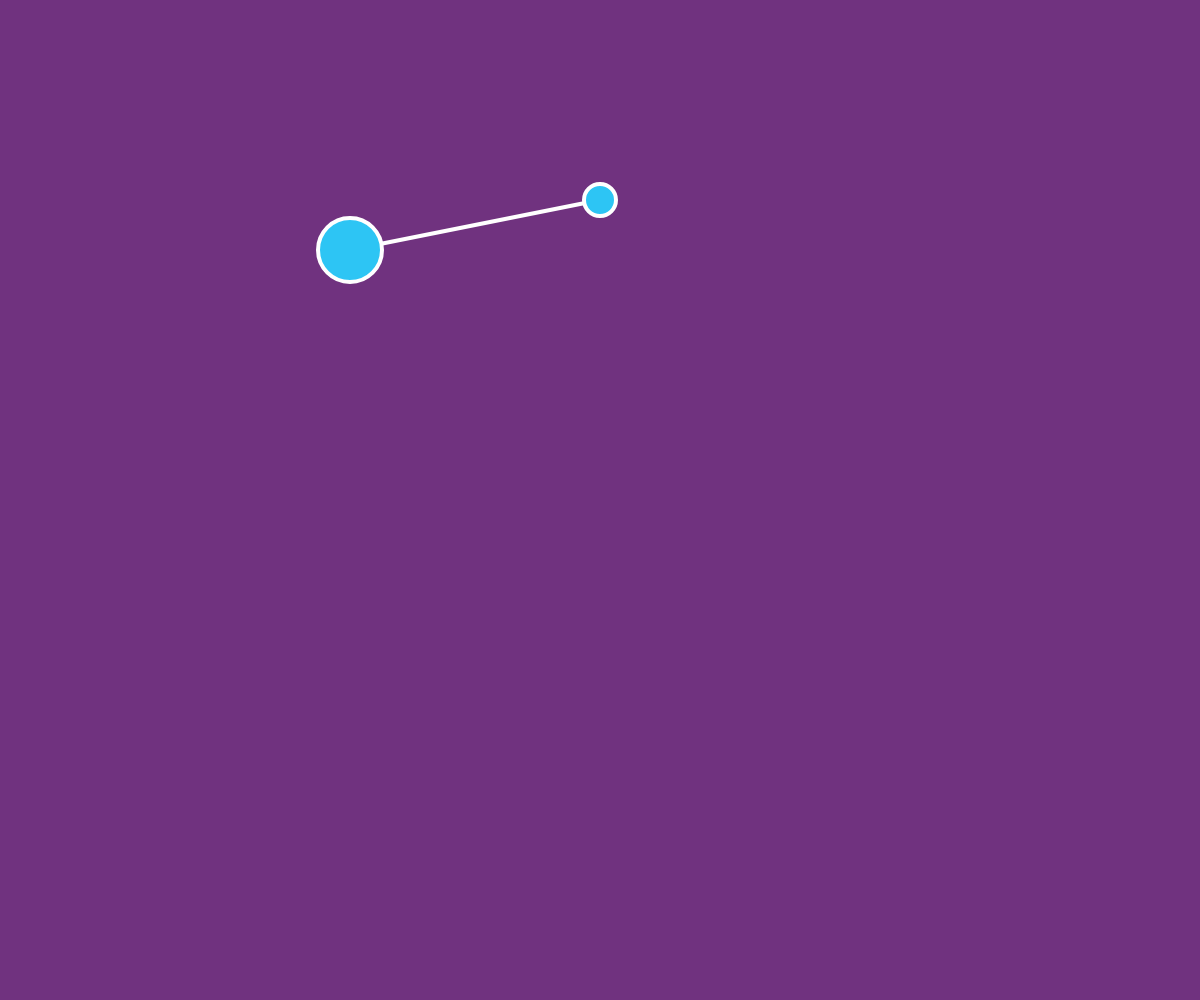
Frame 1 (no input)
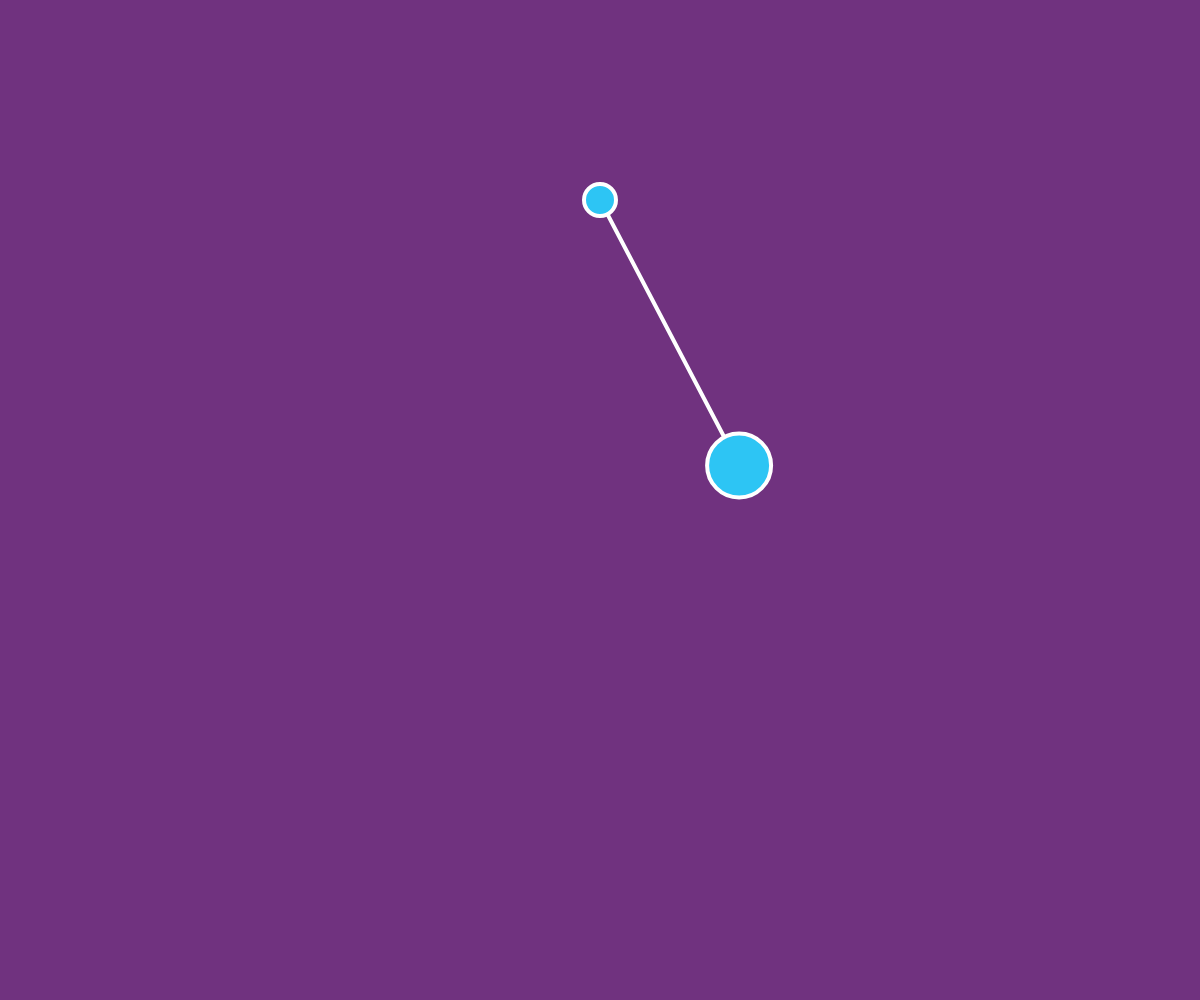
Frame 60 (no input)
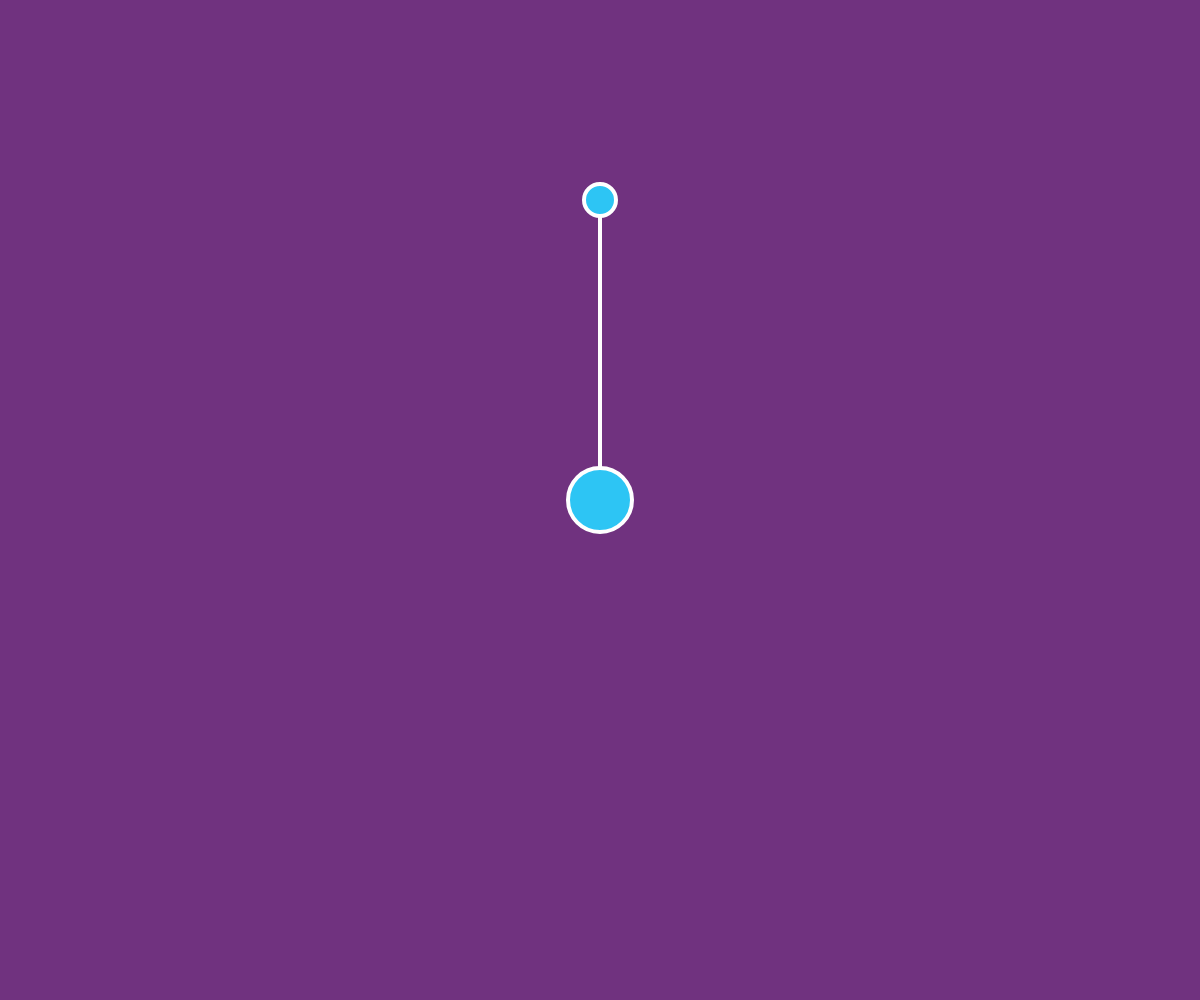
Frame 120 (the mouse pressed at the canvas centre since frame 60)

The p5.js sketch that drew these frames (run headless with seeded random() and noise() and a simulated clock; from frame 60 on, the mouse is pressed at the canvas centre):

// p5.js sketch
// ── sketch.js
let bob;
let anchor;
let vel;
let grav;
let restLen = 200;
let k = 0.01;

function setup() {
    createCanvas(innerWidth, innerHeight);
    bob = createVector(350, 250);
    anchor = createVector(width / 2, 200);
    vel = createVector(0, 0);
    grav = createVector(0, 1);
}

function draw() {
    background(112, 50, 127);

    noStroke();
    fill(45, 197, 244);
    stroke(255);
    strokeWeight(4);
    line(anchor.x, anchor.y, bob.x, bob.y);
    circle(anchor.x, anchor.y, 32);
    circle(bob.x, bob.y, 64);

    if (mouseIsPressed) {
        bob.x = mouseX;
        bob.y = mouseY;
        vel.set(0, 0);
    }

    let force = p5.Vector.sub(bob, anchor);
    let x = force.mag() - restLen;
    force.normalize();
    force.mult(-1 * k * x);

    vel.add(force);
    vel.add(grav);
    bob.add(vel);
    vel.mult(.99);
}
